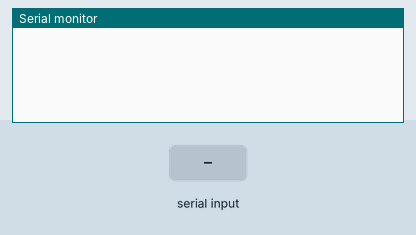
Recording of a sketch running on a simulated Arduino Uno, built with avr-gcc and run on an emulated ATmega328P. Shown: the last lines printed to the serial monitor. The inputs (shaded band) are chosen by the test bench.

Above: at 1.2 s.
1.3 s: "90,45\n" received over Serial
At 2.1 s:
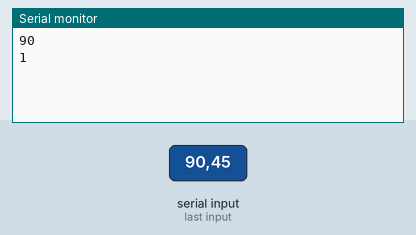
2.8 s: "30,150\n" received over Serial
At 3.2 s:
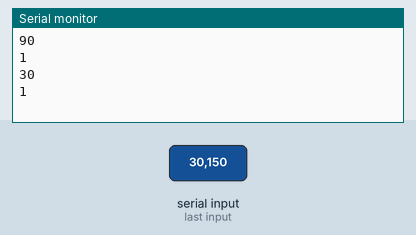
Timing chart, 0 to 5.8 s (numbered marks = the images above; inputs shaded):
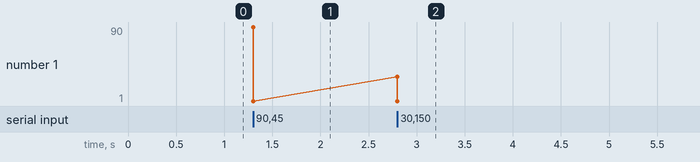

The sketch:

voltControlTest.ino
```cpp
void setup() {
  // put your setup code here, to run once:
Serial.begin(115200);
}

void loop() {
  // put your main code here, to run repeatedly:

}
int vmin = 12;
int vmax = 16;
void serialEvent()
{
  int volt = Serial.readStringUntil('\n').toInt();
  Serial.println(volt);
  if (volt >= vmax)
    {
      Serial.println(1);
    }
    if ((volt < vmin))
    {
      Serial.println(0);
    }
}
```

Measured:
- after the input at 1.3 s, the serial monitor: prints a new line at once (image 1)
- after the input at 2.8 s, the serial monitor: prints a new line at once (image 2)
